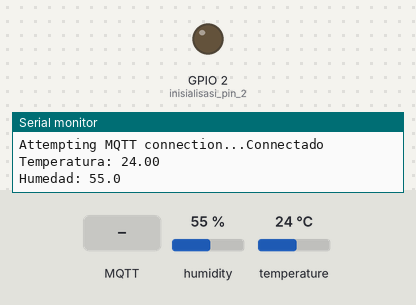
Bench run of a sketch on a simulated ESP32. On the bench: output pins drawn as LEDs (lit = HIGH), the last lines printed to the serial monitor. Inputs (shaded band) come from the test bench; at power-on: humidity 55 %, temperature 24 °C. WiFi joins after 1.5 s; servers stay silent unless stated; random numbers use the default seed unless the sketch sets one; no MQTT or app messages arrive unless stated.

Above: at 2.7 s.
2.8 s: MQTT message "0" arrives on the first subscribed topic
At 4.0 s:
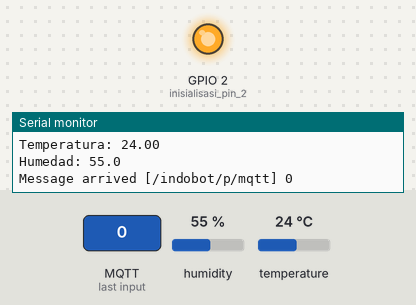
4.3 s: MQTT message "1" arrives on the first subscribed topic
At 5.3 s:
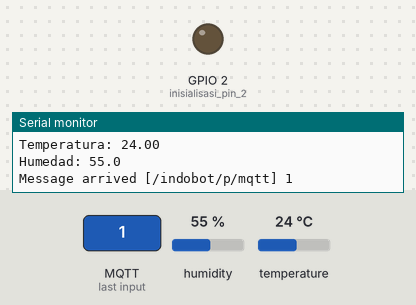
5.8 s: MQTT message "2" arrives on the first subscribed topic
At 6.5 s:
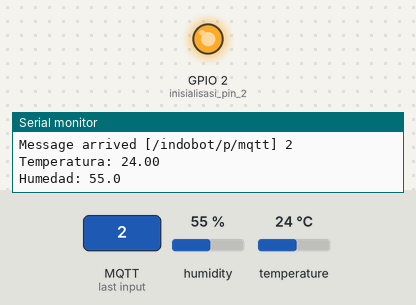
Timing chart, 0 to 8.8 s (numbered marks = the images above; inputs shaded):
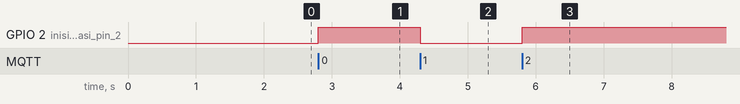

The sketch:

dht11.ino
```cpp
#include <WiFi.h>
#include <PubSubClient.h>
#include <DHTesp.h>

const int DHT_PIN = 15;
DHTesp dht;

// Update these with values suitable for your network.

const char* ssid = "Wokwi-GUEST";
const char* password = "";
const char* mqtt_server = "test.mosquitto.org";

WiFiClient espClient;
PubSubClient client(espClient);
unsigned long lastMsg = 0;
float temp = 0;
float hum = 0;

void setup_wifi() { //configurar wifi
  delay(10);
  // conexion
  Serial.println();
  Serial.print("Conectando con  ");
  Serial.println(ssid);

  WiFi.mode(WIFI_STA);
  WiFi.begin(ssid, password);

  while (WiFi.status() != WL_CONNECTED) { //perintah tunggu esp32 sampi terkoneksi ke wifi
    delay(500);
    Serial.print(".");
  }

  randomSeed(micros());

  Serial.println("");
  Serial.println("WiFi connectada");
  Serial.println("IP address: ");
  Serial.println(WiFi.localIP());
}

void callback(char* topic, byte* payload, unsigned int length) {
  Serial.print("Message arrived [");
  Serial.print(topic);
  Serial.print("] ");
  for (int i = 0; i < length; i++) {
    Serial.print((char)payload[i]);
  }
  Serial.println();

  // Switch on the LED if an 1 was received as first character
  if ((char)payload[0] == '1') {
    digitalWrite(2, LOW);   // Turn the LED on (Note that LOW is the voltage level
    // but actually the LED is on; this is because
    // it is active low on the ESP-01)
  } else {
    digitalWrite(2, HIGH);  // Turn the LED off by making the voltage HIGH
  }
}

void reconnect() {
  while (!client.connected()) {
    Serial.print("Attempting MQTT connection...");
    // perintah membuat client id agar mqtt broker mengenali board yang kita gunakan
    String clientId = "ESP32Client-";
    clientId += String(random(0xffff), HEX);
    // Attempt to connect
    if (client.connect(clientId.c_str())) {
      Serial.println("Connectado");
      // Once connected, publish an announcement...
      client.publish("/indobot/p/mqtt", "Indobot"); //perintah publish data ke alamat topik yang di setting
      // ... and resubscribe
      client.subscribe("/indobot/p/mqtt"); //perintah subscribe data ke mqtt broker
    } else {
      Serial.print("failed, rc=");
      Serial.print(client.state());
      Serial.println(" try again in 5 seconds");
      // Wait 5 seconds before retrying
      delay(5000);
    }
  }
}

void setup() {
  pinMode(2, OUTPUT);     // inisialisasi pin 2 / ledbuiltin sebagai output
  Serial.begin(115200);
  setup_wifi(); //memanggil void setup_wifi untuk dieksekusi
  client.setServer(mqtt_server, 1883); //perintah connecting / koneksi awal ke broker
  client.setCallback(callback); //perintah menghubungkan ke mqtt broker untuk subscribe data
  dht.setup(DHT_PIN, DHTesp::DHT22);//inisialiasi komunikasi dengan sensor dht22
}

void loop() {
  if (!client.connected()) {
    reconnect();
  }
  client.loop();

  unsigned long now = millis();
  if (now - lastMsg > 2000) {
    lastMsg = now;
    TempAndHumidity  data = dht.getTempAndHumidity();

    String temp = String(data.temperature, 2);
    client.publish("/indobot/p/temp", temp.c_str()); //publicamos dato temperatura

    String hum = String(data.humidity, 1);
    client.publish("/indobot/p/hum", hum.c_str()); //publicamos dato humedad

    Serial.print("Temperatura: ");
    Serial.println(temp);
    Serial.print("Humedad: ");
    Serial.println(hum);
  }
}
```

Measured:
- after the input at 2.8 s, GPIO 2 (inisialisasi_pin_2): LOW → HIGH at once
- after the input at 4.3 s, GPIO 2 (inisialisasi_pin_2): HIGH → LOW at once
- after the input at 5.8 s, GPIO 2 (inisialisasi_pin_2): LOW → HIGH at once
